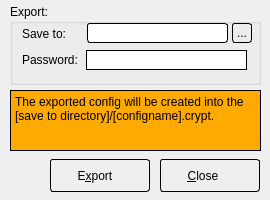
<?xml version="1.0" encoding="UTF-8"?>
<ui version="4.0">
 <class>ConfigExport</class>
 <widget class="QDialog" name="ConfigExport">
  <property name="windowModality">
   <enum>Qt::ApplicationModal</enum>
  </property>
  <property name="geometry">
   <rect>
    <x>0</x>
    <y>0</y>
    <width>270</width>
    <height>200</height>
   </rect>
  </property>
  <property name="minimumSize">
   <size>
    <width>270</width>
    <height>200</height>
   </size>
  </property>
  <property name="maximumSize">
   <size>
    <width>272</width>
    <height>200</height>
   </size>
  </property>
  <property name="windowTitle">
   <string>Export configuration</string>
  </property>
  <property name="windowIcon">
   <iconset resource="systray.qrc">
    <normaloff>:/images/logo.png</normaloff>:/images/logo.png</iconset>
  </property>
  <property name="styleSheet">
   <string notr="true"/>
  </property>
  <property name="modal">
   <bool>true</bool>
  </property>
  <widget class="QGroupBox" name="groupBox">
   <property name="geometry">
    <rect>
     <x>10</x>
     <y>4</y>
     <width>251</width>
     <height>81</height>
    </rect>
   </property>
   <property name="title">
    <string>Export:</string>
   </property>
   <widget class="QLabel" name="label">
    <property name="geometry">
     <rect>
      <x>12</x>
      <y>48</y>
      <width>61</width>
      <height>16</height>
     </rect>
    </property>
    <property name="text">
     <string>Password:</string>
    </property>
   </widget>
   <widget class="QLineEdit" name="txtExportPwd">
    <property name="geometry">
     <rect>
      <x>76</x>
      <y>46</y>
      <width>161</width>
      <height>20</height>
     </rect>
    </property>
    <property name="styleSheet">
     <string notr="true">:enabled {border: 1px solid black; background-color: rgb(255, 255, 255);}
:disabled {border: 1px solid black; background-color: rgb(195, 195, 195);}
:hover {border: 1px solid red; }</string>
    </property>
   </widget>
   <widget class="QLabel" name="label_2">
    <property name="geometry">
     <rect>
      <x>12</x>
      <y>22</y>
      <width>61</width>
      <height>16</height>
     </rect>
    </property>
    <property name="text">
     <string>Save to:</string>
    </property>
   </widget>
   <widget class="QLineEdit" name="txtSaveTo">
    <property name="geometry">
     <rect>
      <x>77</x>
      <y>19</y>
      <width>141</width>
      <height>20</height>
     </rect>
    </property>
    <property name="styleSheet">
     <string notr="true">:enabled {border: 1px solid black; background-color: rgb(255, 255, 255);}
:disabled {border: 1px solid black; background-color: rgb(195, 195, 195);}
:hover {border: 1px solid red; }
QLineEdit {border-radius: 3px;}</string>
    </property>
   </widget>
   <widget class="QPushButton" name="cmdOpenDir">
    <property name="geometry">
     <rect>
      <x>222</x>
      <y>19</y>
      <width>20</width>
      <height>20</height>
     </rect>
    </property>
    <property name="styleSheet">
     <string notr="true">:enabled {border: 1px solid black}
:disabled {border: 1px solid black}
:hover {background-color: rgb(195, 195, 195);}
QPushButton {border-radius: 3px;}</string>
    </property>
    <property name="text">
     <string>...</string>
    </property>
   </widget>
  </widget>
  <widget class="QPlainTextEdit" name="plainTextEdit">
   <property name="geometry">
    <rect>
     <x>10</x>
     <y>90</y>
     <width>251</width>
     <height>61</height>
    </rect>
   </property>
   <property name="contextMenuPolicy">
    <enum>Qt::NoContextMenu</enum>
   </property>
   <property name="styleSheet">
    <string notr="true">
background-color: rgb(255, 170, 0);</string>
   </property>
   <property name="frameShape">
    <enum>QFrame::Box</enum>
   </property>
   <property name="frameShadow">
    <enum>QFrame::Plain</enum>
   </property>
   <property name="readOnly">
    <bool>true</bool>
   </property>
   <property name="plainText">
    <string>The exported config will be created into the [save to directory]/[configname].crypt.
</string>
   </property>
  </widget>
  <widget class="QPushButton" name="cmdExport">
   <property name="geometry">
    <rect>
     <x>50</x>
     <y>159</y>
     <width>100</width>
     <height>33</height>
    </rect>
   </property>
   <property name="styleSheet">
    <string notr="true">:enabled {border: 1px solid black}
:disabled {border: 1px solid black}
:hover {background-color: rgb(195, 195, 195);}
QPushButton {height: 25px; width: 50px;text-align:left;
border-radius: 3px;
	padding-left: 10px;
	padding-top: 3px;
	padding-bottom: 3px;}
</string>
   </property>
   <property name="text">
    <string>     E&amp;xport</string>
   </property>
   <property name="icon">
    <iconset resource="systray.qrc">
     <normaloff>:/images/export.png</normaloff>:/images/export.png</iconset>
   </property>
   <property name="iconSize">
    <size>
     <width>22</width>
     <height>22</height>
    </size>
   </property>
   <property name="default">
    <bool>true</bool>
   </property>
   <property name="flat">
    <bool>true</bool>
   </property>
  </widget>
  <widget class="QPushButton" name="cmdCancel">
   <property name="geometry">
    <rect>
     <x>160</x>
     <y>159</y>
     <width>100</width>
     <height>33</height>
    </rect>
   </property>
   <property name="styleSheet">
    <string notr="true">:enabled {border: 1px solid black}
:disabled {border: 1px solid black}
:hover {background-color: rgb(195, 195, 195);}
QPushButton {height: 25px; width: 50px;text-align:left;
border-radius: 3px;
	padding-left: 10px;
	padding-top: 3px;
	padding-bottom: 3px;}</string>
   </property>
   <property name="text">
    <string>     &amp;Close</string>
   </property>
   <property name="icon">
    <iconset resource="systray.qrc">
     <normaloff>:/images/close_dialog.png</normaloff>:/images/close_dialog.png</iconset>
   </property>
   <property name="iconSize">
    <size>
     <width>22</width>
     <height>22</height>
    </size>
   </property>
   <property name="flat">
    <bool>true</bool>
   </property>
  </widget>
 </widget>
 <resources>
  <include location="systray.qrc"/>
 </resources>
 <connections/>
</ui>
